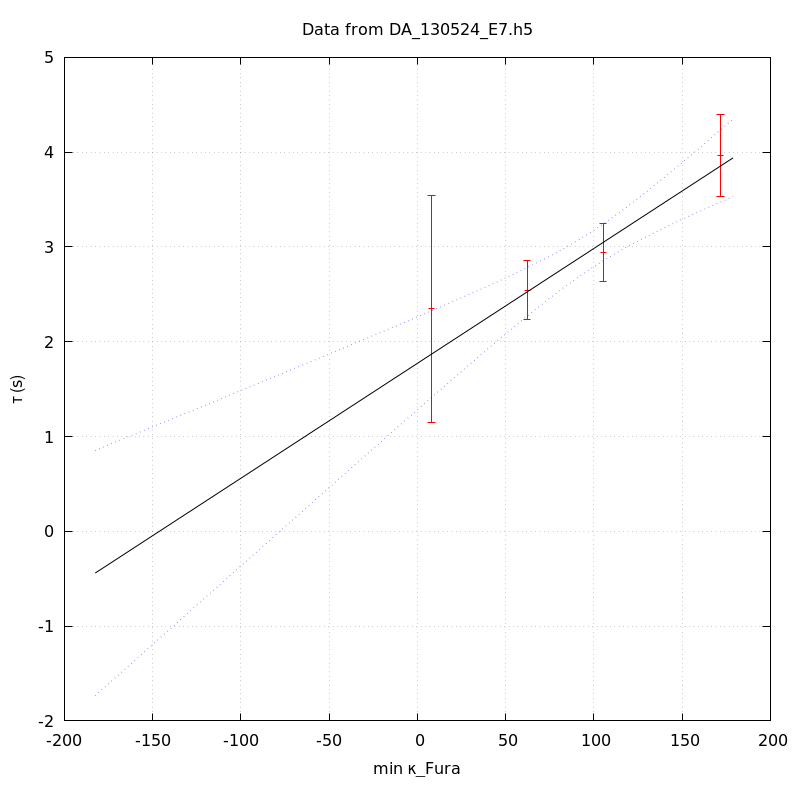

Here is the gnuplot script that generated this plot:
unset key
set grid
set ylabel 'τ (s)'
set xlabel 'min κ_Fura' noenhanced
set title 'Data from DA_130524_E7.h5' noenhanced
set xrange [-1000<*:*]
plot 'DA_130524_E7_aba_tau_vs_min_kappa' index 0 using 1:2:(1.96*$3) linecolor rgb 'red' with yerrorbars,\
'' index 1 using 1:2 with lines linecolor rgb 'black',\
'' index 1 using 1:3 with lines linecolor rgb 'blue' lt 'dotted',\
'' index 1 using 1:4 with lines linecolor rgb 'blue' lt 'dotted'
